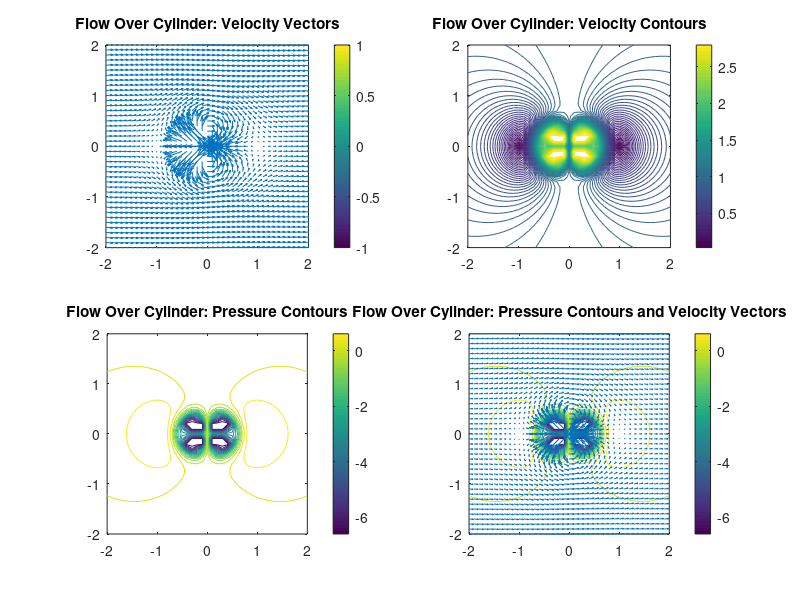

MATLAB code for this plot:
%%%%%%%%%%%%%%%%%%%%%%%%%%%%%%%%%%%%%%%%%%%%%%%%%%%%%%%%%%%%%%%%%%%%%%%%%%%%%%%%%%%%%%%%%%%%%%%%%%%%
% EAE 126 Computational Aerodynamics (Spring 2011)
% Project 1 - Problem 4 - Flow Field: Rotating Cylinder
% Daniel Wiese

close all;
clear all;
clc;

%%%%%%%%%%%%%%%%%%%%%%%%%%%%%%%%%%%%%%%%%%%%%%%%%%%%%%%%%%%%%%%%%%%%%%%%%%%%%%%%%%%%%%%%%%%%%%%%%%%%
% This section sets up coordinates

xmin = -2;
xmax = 2;
dx = 0.1;

% X changes with i, Y changes with j
[Y, X] = meshgrid(xmin:dx:xmax);
ngrid = max(size(X));
x = linspace(xmin, xmax, ngrid);
y = linspace(xmin, xmax, ngrid);

% Freestream flow from left to right
vinf = 1;

% Negative gamma is clockwise rotation
Gamma = 0;

% Doublet strength dictates radius
C = 0.5;

% Find radius to each cartesian point
for i = 1:ngrid
    for j = 1:ngrid
        r(i,j) = sqrt(x(i)^2+y(j)^2);
        cos(i,j) = x(i)/r(i,j);
        sin(i,j) = y(j)/r(i,j);
    end
end

%%%%%%%%%%%%%%%%%%%%%%%%%%%%%%%%%%%%%%%%%%%%%%%%%%%%%%%%%%%%%%%%%%%%%%%%%%%%%%%%%%%%%%%%%%%%%%%%%%%%
% This section generates velocity vectors and pressure contours for a doublet in uniform flow:
% Cylinder

for i = 1:ngrid
    for j = 1:ngrid
        vdubx(i,j) = -2*C*(cos(i,j)^2)/(r(i,j)^2);
        vduby(i,j) = -2*C*(cos(i,j)*sin(i,j))/(r(i,j)^2);
    end
end

for i = round(ngrid/2)
    for j = round(ngrid/2)
        vdubx(i,j) = 0;
        vduby(i,j) = 0;
    end
end

%%%%%%%%%%%%%%%%%%%%%%%%%%%%%%%%%%%%%%%%%%%%%%%%%%%%%%%%%%%%%%%%%%%%%%%%%%%%%%%%%%%%%%%%%%%%%%%%%%%%
% This section generates velocity vectors and pressure contours for a vortex

for i = 1:ngrid
    for j = 1:ngrid
        vvortx(i,j) = -Gamma/(2*pi*r(i,j))*(y(j)/r(i,j));
        vvorty(i,j) = Gamma/(2*pi*r(i,j))*(x(i)/r(i,j));
    end
end

vvortx(round(ngrid/2),round(ngrid/2)) = 0;
vvorty(round(ngrid/2),round(ngrid/2)) = 0;

%%%%%%%%%%%%%%%%%%%%%%%%%%%%%%%%%%%%%%%%%%%%%%%%%%%%%%%%%%%%%%%%%%%%%%%%%%%%%%%%%%%%%%%%%%%%%%%%%%%%
% Combine velocity components for cylinder and vortex

for i = 1:ngrid
    for j = 1:ngrid
        vtotx(i,j) = vvortx(i,j)+vdubx(i,j)+vinf;
        vtoty(i,j) = vvorty(i,j)+vduby(i,j);
        lim = 2;

        if vtotx(i,j)>lim
            vtotx(i,j) = lim;
        end

        if vtotx(i,j)<-lim
            vtotx(i,j) = -lim;
        end

        if vtoty(i,j)>lim
            vtoty(i,j) = lim;
        end

        if vtoty(i,j)<-lim
            vtoty(i,j) = -lim;
        end
    end
end

for i = 1:ngrid
    for j = 1:ngrid
        vtot(i,j) = sqrt(vtotx(i,j)^2+vtoty(i,j)^2);
        cptot(i,j) = 1-((vtot(i,j)^2)/(vinf^2));
        lim = 25;

        if cptot(i,j)>lim
            cptot(i,j) = lim;
        end

        if cptot(i,j)<-lim
            cptot(i,j) = -lim;
        end
    end
end

cptot = cptot';
vtot = vtot';

%%%%%%%%%%%%%%%%%%%%%%%%%%%%%%%%%%%%%%%%%%%%%%%%%%%%%%%%%%%%%%%%%%%%%%%%%%%%%%%%%%%%%%%%%%%%%%%%%%%%

temp = min(min(vtot));
[row, col] = find(vtot<1.2*temp);

if size(row) == 2
    theta1 = atan(y(row(2))/x(col(2)));
    theta2 = (pi)+atan(y(row(1))/x(col(1)));
    theta1d = (180*theta1)/pi
    theta2d = (180*theta2)/pi
end

%%%%%%%%%%%%%%%%%%%%%%%%%%%%%%%%%%%%%%%%%%%%%%%%%%%%%%%%%%%%%%%%%%%%%%%%%%%%%%%%%%%%%%%%%%%%%%%%%%%%

figure(1)

subplot(2, 2, 1)
quiver(X, Y, vtotx, vtoty, 3)
axis square
axis([xmin, xmax, xmin, xmax])
colorbar
title('Flow Over Cylinder: Velocity Vectors')

subplot(2, 2, 2)
contour(x, y, vtot, 100)
axis square
axis([xmin, xmax, xmin, xmax])
colorbar
title('Flow Over Cylinder: Velocity Contours')

subplot(2, 2, 3)
contour(x,y,cptot,20)
axis square
axis([xmin, xmax, xmin, xmax])
colorbar
title('Flow Over Cylinder: Pressure Contours')

subplot(2, 2, 4)
contour(x, y, cptot, 20)
axis square
axis([xmin, xmax, xmin, xmax])
hold on
quiver(X, Y, vtotx, vtoty, 2)
colorbar
title('Flow Over Cylinder: Pressure Contours and Velocity Vectors')
hold off
